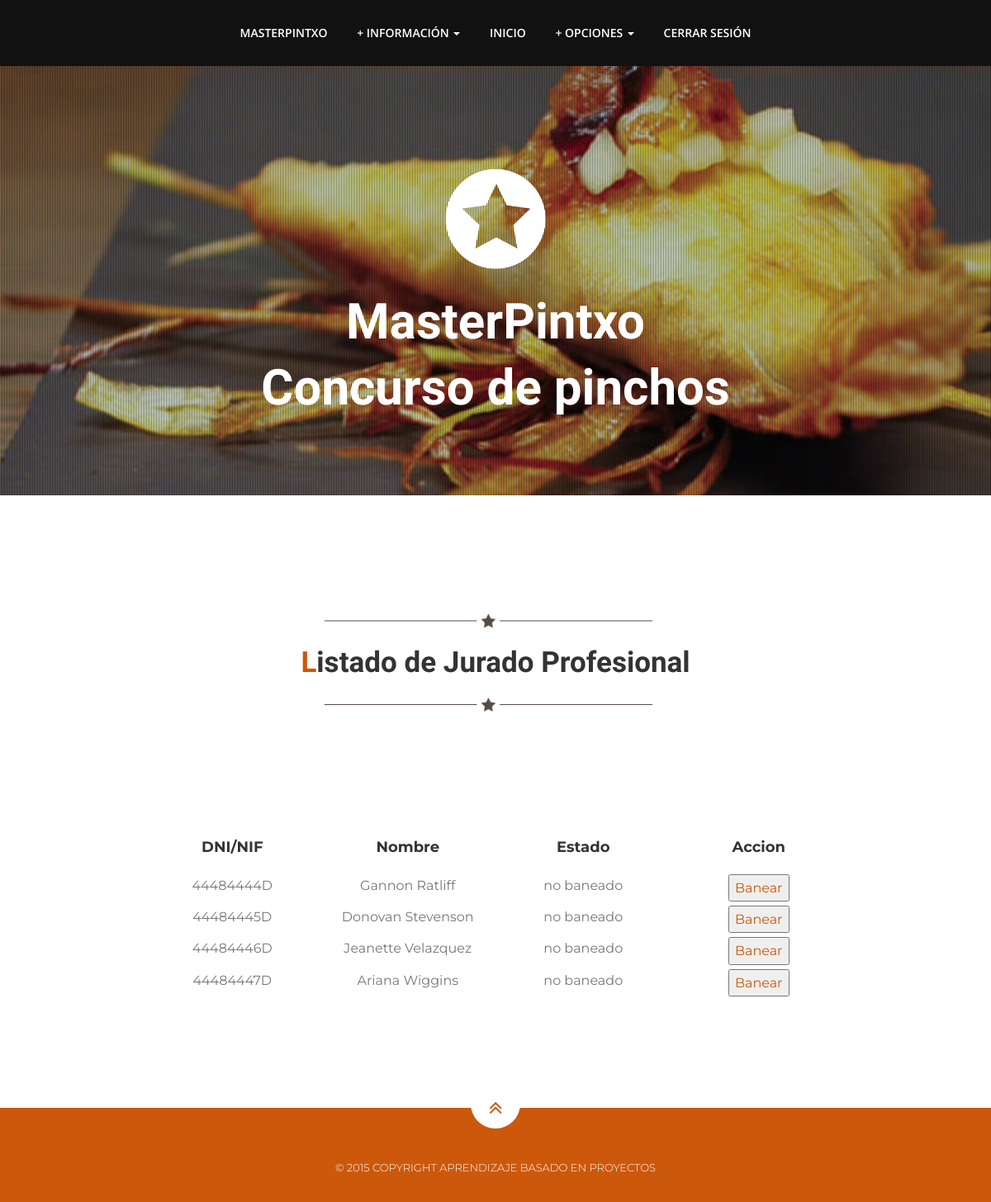
Screenshot of /index.php?controller=organizador&action=listarJPro (signed in) with the database file from the repository.
### tables this page shows
CREATE TABLE IF NOT EXISTS `JuradoProfesional` (
  `dniJPro` VARCHAR(9) NOT NULL COMMENT '',
  `contrasenhaJPro` VARCHAR(45) NOT NULL COMMENT '',
  `nombreJPro` VARCHAR(65) NOT NULL COMMENT '',
  `telefJPro` VARCHAR(9) NOT NULL COMMENT '',
  PRIMARY KEY (`dniJPro`)  COMMENT '');

### nucleo/ViewManager.php (called while the page is built, shortened)
<?php
class ViewManager {
  private $variables = array();
  public function setVariable($varname, $value, $flash=false) {
    $this->variables[$varname] = $value;
  }
  public function getVariable($varname, $default=NULL) {
    return $this->variables[$varname];
  }
  public function render($controller, $viewname) {
    include(__DIR__."/../vistas/$controller/$viewname.php");
  }
  private static $viewmanager_singleton = NULL;
  public static function getInstance() {
    if (self::$viewmanager_singleton == null) {
      self::$viewmanager_singleton = new ViewManager();
    }
    return self::$viewmanager_singleton;
  }
}

### index.php (called while the page is built, shortened)
<?php
function run() {
  try {
    $controller = loadController($_GET["controller"]);
    $actionName = $_GET["action"];
    $controller->$actionName();
  } catch(Exception $ex) {
    die("An exception occured!!!!!".$ex->getMessage());
  }
}
function loadController($controllerName) {
  return new $controllerClassName();
}
run();
?>

### model/JuradoProfesionalMapper.php (called while the page is built, shortened)
<?php
require_once(__DIR__ . "/../nucleo/PDOConnection.php");
class JuradoProfesionalMapper
{
    private $db;
    public function __construct()
    {
        $this->db = PDOConnection::getInstance();
    }
    public function listarJurados(){
        $stmt = $this->db->query("select * from JuradoProfesional");
        return $stmt->fetchAll(PDO::FETCH_ASSOC);
    }
}

### nucleo/PDOConnection.php (called while the page is built)
<?php
class PDOConnection {
  private static $dbhost = "127.0.0.1";
  private static $dbname = "G_31MasterPintxo";
  private static $dbuser = "adminG31";
  private static $dbpass = "abc123.";
  private static $db_singleton = null;
  public static function getInstance() {
    if (self::$db_singleton == null) {
      self::$db_singleton = new PDO(
	"mysql:host=".self::$dbhost.";dbname=".self::$dbname.";charset=utf8",
	self::$dbuser,
	self::$dbpass,
	array(
	  PDO::ATTR_EMULATE_PREPARES => false,
	  PDO::ATTR_ERRMODE => PDO::ERRMODE_EXCEPTION
	)
      );
    }
    return self::$db_singleton;
  }
}
?>

### vistas/organizador/listaJPro.php (the view, shortened to what this page needs)
<?php
require_once(__DIR__ . "/../../nucleo/ViewManager.php");
$view = ViewManager::getInstance();
$lista=$view->getVariable("listado");
?>
<li class="menuItem"><a href="index.php?controller=usuario&amp;action=index#seccionI">Inicio</a></li>
<li class="dropdown">
    <a href="#" class="dropdown-toggle" data-toggle="dropdown" role="button" aria-expanded="false"> + opciones <span class="caret"></span></a>
</li>
<li class="menuItem"><a href="index.php?controller=usuario&amp;action=logout">Cerrar sesi&oacute;n</a></li>
</ul>
</div>
</div>
</div>
</div>
</div>
</div>
</div>
</div>
</header>
<section id="seccionL">
    <div class="container">
        <div class="heading">
            <img class="dividerline" src="img/sep.png" alt="separador">
            <h2>Listado de Jurado Profesional</h2>
            <img class="dividerline" src="img/sep.png" alt="separador">
            <h3><br></h3>
            <h3><br></h3>
        </div>
    </div>
    <div class="container control tabla">
        <div class="row tituloTab">
            <div class="col-md-3">
                <h4>DNI/NIF</h4>
            </div>
            <div class="col-md-3">
                <h4>Nombre</h4>
            </div>
            <div class="col-md-3">
                <h4>Estado</h4>
            </div>
            <div class="col-md-3">
                <h4>Accion</h4>
            </div>
        </div>
        <?php foreach($lista as $jp): ?>
            <div class="row usuTab">
                <div class="col-md-3">
                    <?php echo $jp["dniJP"]; ?>
                </div>
                <div class="col-md-3">
                    <?php echo $jp["nombreJP"]; ?>
                </div>
                <div class="col-md-3">
                    <?php echo $jp["estado"]; ?>
                </div>
                <div class="col-md-3">
                    <?php if($jp["estado"]=="baneado"){
                        echo '<a href="index.php?controller=organizador&amp;action=desbanear&amp;listar=listarJPro&amp;idUsuario='.$jp["dniJP"].'"><button class="submit button" type="button">Desbanear</button></a>';
                    }else{
                        echo '<a href="index.php?controller=organizador&amp;action=banear&amp;listar=listarJPro&amp;idUsuario='.$jp["dniJP"].'"><button class="submit button" type="button">Banear</button></a>';
                    }
                    ?>
                </div>
            </div>
        <?php endforeach ; ?>
    </div>
</section>

### css/theme.css (style rules this page uses)
body { font-family:'Montserrat',sans-serif; font-size:16px; line-height:1.7; color:#777; font-weight:400; overflow-x:hidden; }
h1,h2,h3,h4,h5,h6 { color:#333; line-height:1.4; font-weight:700; }
a,a:hover { color:#cc580c; text-decoration: none; }
img { max-width: 100%; }
.nav>li>a { display:inline-block; }
.navbar-nav>li { float:none; display:inline-block; }
.navbar.navbar-inverse.navbar-static-top a { color:#fff; padding:31px 16px; line-height:18px; text-align:center; }
.heading { padding-bottom:15px; text-align:center; max-width:960px; margin:0px auto; padding-top:80px; }
.heading h2 { font-weight:700; font-family:'Playball',cursive; font-size:35px; color:#333; margin:0; padding:5px; }
.heading h2::first-letter { color:#cc580c; }
.heading h3 { font-size:16px; line-height:1.7; }

### css/estilo.css (style rules this page uses)
.control { text-align: center; width: 50%; padding: 10px; }
.tabla { width: 70%; margin: 0 auto; }
.tituloTab { padding-bottom: 5px; margin-bottom: 5px; }
.usuTab { padding-bottom: 5px; }

### rows the page displays
juradoprofesional: dniJPro "44484444D", nombreJPro "Gannon Ratliff", estado "no baneado"
juradoprofesional: dniJPro "44484445D", nombreJPro "Donovan Stevenson", estado "no baneado"
juradoprofesional: dniJPro "44484446D", nombreJPro "Jeanette Velazquez", estado "no baneado"
juradoprofesional: dniJPro "44484447D", nombreJPro "Ariana Wiggins", estado "no baneado"
